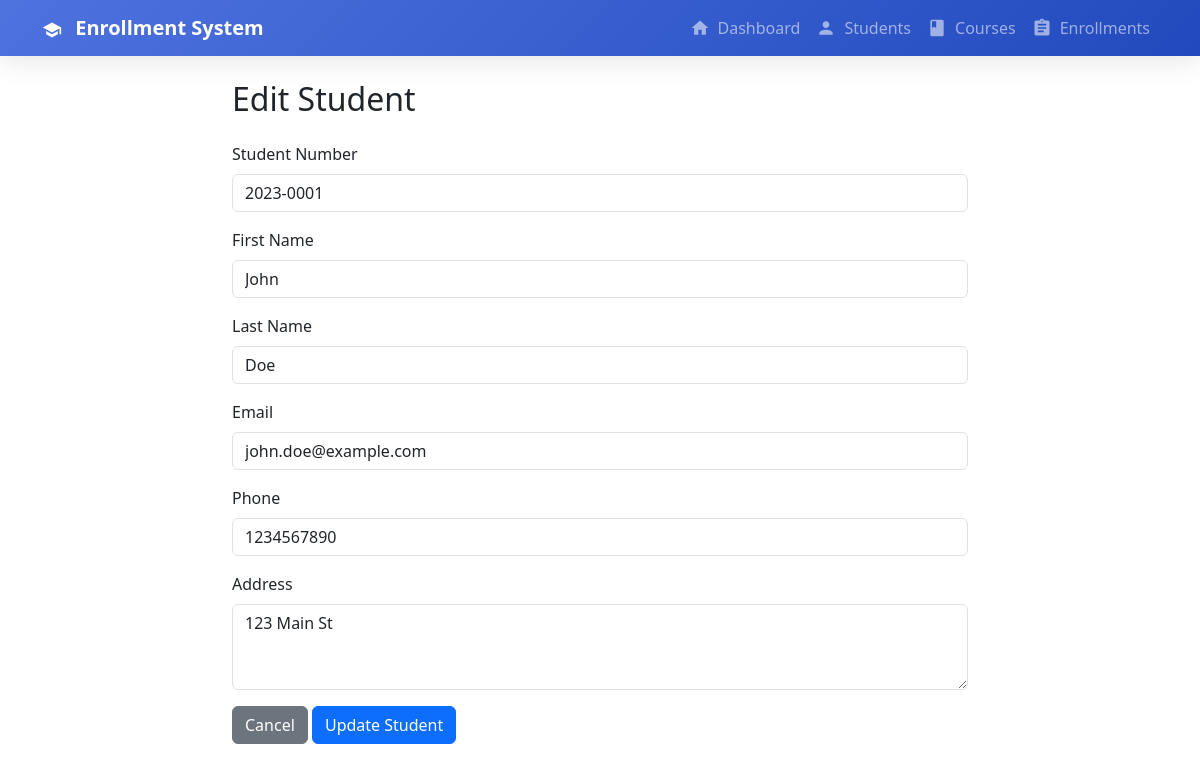
Screenshot of /students/edit.php?id=1 with the database file from the repository.
### tables this page shows
CREATE TABLE IF NOT EXISTS students (
    id INT PRIMARY KEY AUTO_INCREMENT,
    student_number VARCHAR(20) UNIQUE NOT NULL,
    first_name VARCHAR(50) NOT NULL,
    last_name VARCHAR(50) NOT NULL,
    email VARCHAR(100) UNIQUE NOT NULL,
    phone VARCHAR(20),
    address TEXT,
    created_at TIMESTAMP DEFAULT CURRENT_TIMESTAMP
);

### students/edit.php (the view, shortened to what this page needs)
<?php
require_once '../includes/config.php';
$id = $_GET['id'];
$student = null;
$query = "SELECT * FROM students WHERE id = ?";
$stmt = mysqli_prepare($conn, $query);
mysqli_stmt_bind_param($stmt, "i", $id);
mysqli_stmt_execute($stmt);
$result = mysqli_stmt_get_result($stmt);
if ($result && mysqli_num_rows($result) > 0) {
    $student = mysqli_fetch_assoc($result);
} else {
    header('Location: list.php');
    exit();
}
?>
<!DOCTYPE html>
<html lang="en">
<head>
    <link rel="stylesheet" href="../includes/style.css">
    <link href="/enrollment/bootstrap-5.3.3-dist/bootstrap-5.3.3-dist/css/bootstrap.min.css" rel="stylesheet">
</head>
<body>
    <?php
        include '../includes/nav.php';
    ?>
    <div class="container mt-4">
        <div class="row">
            <div class="col-md-8 offset-md-2">
                <h2>Edit Student</h2>
                <form method="POST" class="mt-4">
                    <div class="mb-3">
                        <label for="student_number" class="form-label">Student Number</label>
                        <input type="text" class="form-control" id="student_number" name="student_number" value="<?= htmlspecialchars($student['student_number']) ?>" required>
                    </div>
                    <div class="mb-3">
                        <label for="first_name" class="form-label">First Name</label>
                        <input type="text" class="form-control" id="first_name" name="first_name" value="<?= htmlspecialchars($student['first_name']) ?>" required>
                    </div>
                    <div class="mb-3">
                        <label for="last_name" class="form-label">Last Name</label>
                        <input type="text" class="form-control" id="last_name" name="last_name" value="<?= htmlspecialchars($student['last_name']) ?>" required>
                    </div>
                    <div class="mb-3">
                        <label for="email" class="form-label">Email</label>
                        <input type="email" class="form-control" id="email" name="email" value="<?= htmlspecialchars($student['email']) ?>" required>
                    </div>
                    <div class="mb-3">
                        <label for="phone" class="form-label">Phone</label>
                        <input type="tel" class="form-control" id="phone" name="phone" value="<?= htmlspecialchars($student['phone']) ?>">
                    </div>
                    <div class="mb-3">
                        <label for="address" class="form-label">Address</label>
                        <textarea class="form-control" id="address" name="address" rows="3"><?= htmlspecialchars($student['address']) ?></textarea>
                    </div>
                    <div class="mb-3">
                        <a href="index.php" class="btn btn-secondary">Cancel</a>
                        <button type="submit" class="btn btn-primary">Update Student</button>
                    </div>
                </form>
            </div>
        </div>
    </div>
</body>
</html>

### includes/style.css (style rules this page uses)
:root { --primary-color: #4e73df; --secondary-color: #1cc88a; --accent-color: #f6c23e; --dark-color: #5a5c69; }
body { background-color: #f8f9fc; font-family: 'Nunito', -apple-system, BlinkMacSystemFont, sans-serif; }
.btn-primary { background-color: var(--primary-color); border-color: var(--primary-color); }

### rows the page displays
students: student_number "2023-0001", first_name "John", last_name "Doe", email "john.doe@example.com", phone "1234567890", address "123 Main St"
